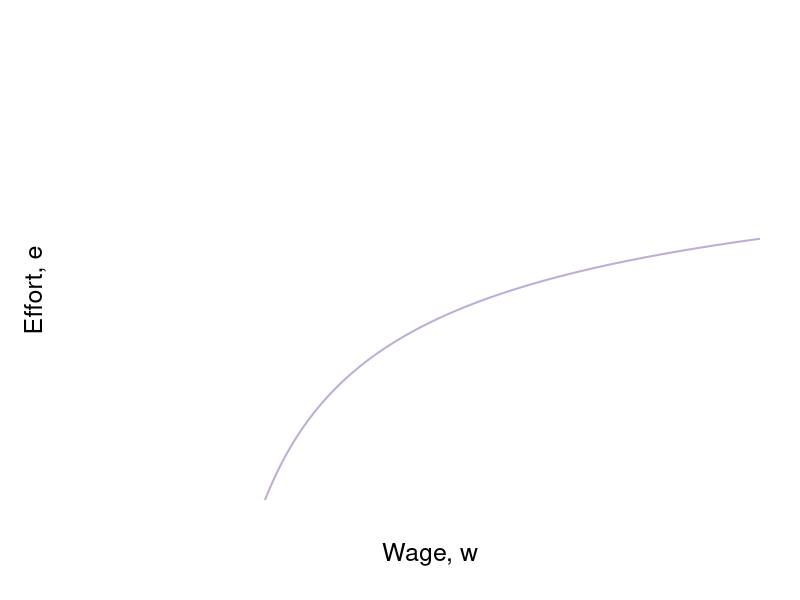

R code for this plot: (Note: this script raises an error after producing the figure.)
require(shape)
pdf(file = "employment/employment_brf_nash_check.pdf", width = 9, height = 7)

#Set parameters for graphics
axislabelsize <- 1.5
labelsize <- 1.1
graphlinewidth <- 2
segmentlinewidth <- 1.5

#The equation is below when v = 0. See Wolfram Alpha output. 
isov <- function(w, delta = 5) {
}

isovhigh1 <- function(w, delta = 5, v = 5){
  (sqrt(w^2 - 4 * delta * v) - w + 2*v)/( 2 * v )
}

isovlow1 <- function(w, delta = 5, v = 5){
  (-sqrt(w^2 - 4 * delta * v) - w + 2*v)/( 2 * v )
}

isovhigh2 <- function(w, delta = 5, v = 15){
  (sqrt(w^2 - 4 * delta * v) - w + 2*v)/( 2 * v )
}

isovlow2 <- function(w, delta = 5, v = 15){
  (-sqrt(w^2 - 4 * delta * v) - w + 2*v)/( 2 * v )
}

isovhigh3 <- function(w, delta = 5, v = 20){
  (sqrt(w^2 - 4 * delta * v) - w + 2*v)/( 2 * v )
}

isovlow3 <- function(w, delta = 5, v = 20){
  (-sqrt(w^2 - 4 * delta * v) - w + 2*v)/( 2 * v )
}

brfFn <- function(w, s = 0.1, B = 1, alpha = 0.5) {
  1 - (alpha / (w*s - B + alpha))^(1/2)
}

#This is evaluated for p = 12; q = 12/(8*sqrt(12^2 - 4*delta1*v1)) - 1/8 for the slope
#At p = 12; q = (-sqrt(12^2 - 4*v1*delta1) - 12 + 2*v1)/(2*v1) = 0.799
tangencyLine <- function(w){
  (w*(0.05))
}

solowCondition <- function(w, delta = 5){
  (w*(1/(8*delta)))
}


COL <- c("#f7fcf5", "#e5f5e0", "#c7e9c0", "#a1d99b", "#74c476", "#41ab5d", "#238b45", "#005a32")
par(mar =  c(5, 5, 4, 2))
xlims <- c(0, 40)
ylims <- c(0, 1)

plot(0, 0, xlim = xlims, ylim = ylims, type = "n",
     xlab = expression(paste("Wage, ", w)),
     ylab = expression(paste("Effort, ", e)),
     xaxt = "n", 
     yaxt = "n", 
     cex.lab = axislabelsize, 
     line = 2.5,
     bty = "n", 
     xaxs="i", 
     yaxs="i")


npts <- 500 
npts2 <- 501
#Specify the sequences of points for graphing. 
xx0 <- seq(5, xlims[2], length.out = npts)
xx1 <- seq(10, xlims[2], length.out = npts)
xx2 <- seq(5, 15, length.out = npts)
xx3 <- seq(10, xlims[2], length.out = npts2)
xx4 <- seq(xlims[1], 10, length.out = npts2)
#For below, I solved sqrt(p^2 - 200) - p + 200/p = 0, getting p = 10*sqrt(2) = 14.14214
xx5 <- seq( 18.43909, xlims[2], length.out = npts2)
xx6 <- seq( 18.43909, 25, length.out = npts2)
xx7 <- seq(20, xlims[2], length.out = npts2)
xx8 <- seq(xlims[1], 25, length.out = npts2)
xx9 <- seq(xlims[1] + 0.5, xlims[2], length.out = npts2)

#Draw the lines for the graphs
#lines(xx0, isov(xx0, delta = 5), col = COL[3], lwd = graphlinewidth)
lines(xx1, brfFn(xx1), col = "#beaed4", lwd = graphlinewidth)
lines(xx9, solowCondition(xx9, delta = 5), col = COLB[4], lwd = graphlinewidth)
#lines(xx3, isovhigh1(xx3, v = 5, delta = 5), col = COL[4], lwd = graphlinewidth)
#lines(xx4, isovlow1(xx4, v = 5, delta = 5), col = COL[4], lwd = graphlinewidth)
#lines(xx5, isovhigh2(xx5, v = 17, delta = 5), col = COL[5], lwd = graphlinewidth)
#lines(xx6, isovlow2(xx6, v = 17, delta = 5), col = COL[5], lwd = graphlinewidth)
lines(xx7, isovhigh3(xx7, v = 20, delta = 5), col = COL[6], lwd = graphlinewidth)
lines(xx8, isovlow3(xx8, v = 20, delta = 5), col = COL[6], lwd = graphlinewidth)

#Customize ticks and labels for the plot
ticksy <- c(0,  0.5, 1)
#ylabels <- c(0, expression(paste(frac(1,2))), 1)
ylabels <- c(0,  expression(paste(e^N)), 1)
ticksx <- c(0, 10, 20, 40)
xlabels <- c(0, expression(paste(w == B/s)),  expression(paste(w^N)) , NA)
axis(1, at = ticksx, pos = 0, labels = xlabels)
axis(2, at = ticksy, pos = 0, labels = ylabels, las = 1)

#Annotation of the three graphs and the NE
text(5, 0.4, expression(paste("Slope of Iso-profit: ")))
text(5, 0.34, expression(paste( frac(e, w) == frac(de, dw))))
Arrows(6.8, 0.34, 12.6, 0.34,  col = "black", lty = 1, lwd = 2, arr.type = "triangle")

text(24.8, 0.05, expression(paste(v[N])))
text(35, 0.66, expression(paste("Employee's ICC, or")))
text(35, 0.62, expression(paste("Best Response Function")))
text(35, 0.58, expression(paste(e(hat(c)))))




#Lines for the coordinates of the Nash equilbrium
#segments(5, 0, 5, 1, lty = 2, col = "darkgray", lwd = 3)
#segments(10, 0, 10, 0.2, lty = 2, col = "darkgray", lwd = 2)
segments(20, 0, 20, 0.75, lty = 2, col = "darkgray", lwd = segmentlinewidth)
segments(0, 0.5, 20, 0.5, lty = 2, col = "darkgray", lwd = segmentlinewidth)
#segments(14.14214, 0.15, 14.14214, 0.45, lty = 2, col = "darkgray", lwd = 3)
text(19.5, 0.52, expression(n))
text(24.5, 0.48, expression(paste("Incomplete Contract")))
text(24.5, 0.43, expression(paste("Nash equilibrium")))

#Arrows and rent label
# 
# Arrows(15, 0.8, 10.8, 0.8,  col = "black", lty = 1, lwd = 2, arr.type = "triangle")
# text(14.8, 0.95, expression(paste("Rent at")))
# text(14.8, 0.9, expression(paste("Incomplete Contract")))
# text(14.8, 0.85, expression(paste("Nash Equilibrium")))

#Arrows and slope of iso-v label
Arrows(29, 0.15, 24, 0.15,  col = "black", lty = 1, lwd = 2, arr.type = "triangle")
text(32, 0.2, expression(paste("Slope of iso-v")))
text(32.3, 0.15, expression(paste(" = -mrs ")))
text(32, 0.08, expression(paste(" = " -frac(v[w], v[e]))))



#Add a point for the NE
points(20, 0.5, pch = 16, col = "black", cex = 1.5)

#segments(18.4, 0, 18.4, 0.75, lty = 2, col = "darkgray", lwd = 2)
#segments(0, brfFn(w = 18.4), 18.4, brfFn(w = 18.4), lty = 2, col = "darkgray", lwd = 2)
#points(18.4, brfFn(w = 18.4), pch = 16, col = "black", cex = 1.5)

#Add a point for b & complete contract NE label
#points(10, 0.5, pch = 16, col = "black", cex = 1.5)
#text(10.5, 0.47, expression(b))
# text(5, 0.58, expression(paste("Complete Contract")))
# text(5, 0.53, expression(paste("Nash equilibrium")))

#Add a point for c
#Figure out q for p = 14.14214: q = 1 - 2delta/p = 1 - (2*5)/14.14214 =  0.2928934
#points(20, 0.1839422, pch = 16, col = "black", cex = 1.5)
#text(20.8, 0.1839422, expression(c))

points(22, isovhigh3(22, v = 20, delta = 5), pch = 16, col = "black", cex = 1.5)
text(22 + 0.5, isovhigh3(22, v = 20, delta = 5) - 0.02, expression(f))
points(22, isovlow3(22, v = 20, delta = 5), pch = 16, col = "black", cex = 1.5)
text(22 + 0.5, isovlow3(22, v = 20, delta = 5) + 0.02, expression(b))

#Add a point for f. referred to in the text
#points(12, 0.82, pch = 16, col = "black", cex = 1.2)
#text(12, 0.85, expression(paste("NE")))

#Arrow to Pareto-improving Lens
#Arrows(20, 0.8, 23.8, 0.68, col = "black", lty = 1, lwd = 3)
#text(20, 0.82, expression(paste("Pareto-Improving Lens")))

dev.off()
